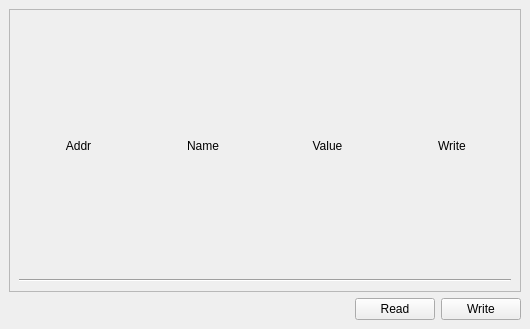
<?xml version="1.0" encoding="UTF-8"?>
<ui version="4.0">
 <class>RegisterEditor</class>
 <widget class="QDockWidget" name="RegisterEditor">
  <property name="geometry">
   <rect>
    <x>0</x>
    <y>0</y>
    <width>530</width>
    <height>329</height>
   </rect>
  </property>
  <property name="windowTitle">
   <string>Registers</string>
  </property>
  <widget class="QWidget" name="dockWidgetContents">
   <layout class="QVBoxLayout" name="verticalLayout">
    <item>
     <widget class="QScrollArea" name="scrollArea">
      <property name="horizontalScrollBarPolicy">
       <enum>Qt::ScrollBarAsNeeded</enum>
      </property>
      <property name="widgetResizable">
       <bool>true</bool>
      </property>
      <widget class="QWidget" name="scrollAreaWidgetContents">
       <property name="geometry">
        <rect>
         <x>0</x>
         <y>0</y>
         <width>510</width>
         <height>256</height>
        </rect>
       </property>
       <layout class="QGridLayout" name="gridLayout">
        <item row="0" column="3">
         <widget class="QLabel" name="label_4">
          <property name="text">
           <string>Write</string>
          </property>
          <property name="alignment">
           <set>Qt::AlignCenter</set>
          </property>
         </widget>
        </item>
        <item row="0" column="0">
         <widget class="QLabel" name="label">
          <property name="text">
           <string>Addr</string>
          </property>
          <property name="alignment">
           <set>Qt::AlignCenter</set>
          </property>
         </widget>
        </item>
        <item row="0" column="1">
         <widget class="QLabel" name="label_2">
          <property name="text">
           <string>Name</string>
          </property>
          <property name="alignment">
           <set>Qt::AlignCenter</set>
          </property>
         </widget>
        </item>
        <item row="0" column="2">
         <widget class="QLabel" name="label_3">
          <property name="text">
           <string>Value</string>
          </property>
          <property name="alignment">
           <set>Qt::AlignCenter</set>
          </property>
         </widget>
        </item>
        <item row="1" column="0" colspan="4">
         <widget class="Line" name="line">
          <property name="orientation">
           <enum>Qt::Horizontal</enum>
          </property>
         </widget>
        </item>
       </layout>
      </widget>
     </widget>
    </item>
    <item>
     <layout class="QHBoxLayout" name="horizontalLayout">
      <item>
       <spacer name="horizontalSpacer">
        <property name="orientation">
         <enum>Qt::Horizontal</enum>
        </property>
        <property name="sizeHint" stdset="0">
         <size>
          <width>40</width>
          <height>20</height>
         </size>
        </property>
       </spacer>
      </item>
      <item>
       <widget class="QPushButton" name="readButton">
        <property name="text">
         <string>Read</string>
        </property>
       </widget>
      </item>
      <item>
       <widget class="QPushButton" name="writeButton">
        <property name="text">
         <string>Write</string>
        </property>
       </widget>
      </item>
     </layout>
    </item>
   </layout>
  </widget>
 </widget>
 <resources/>
 <connections/>
</ui>
